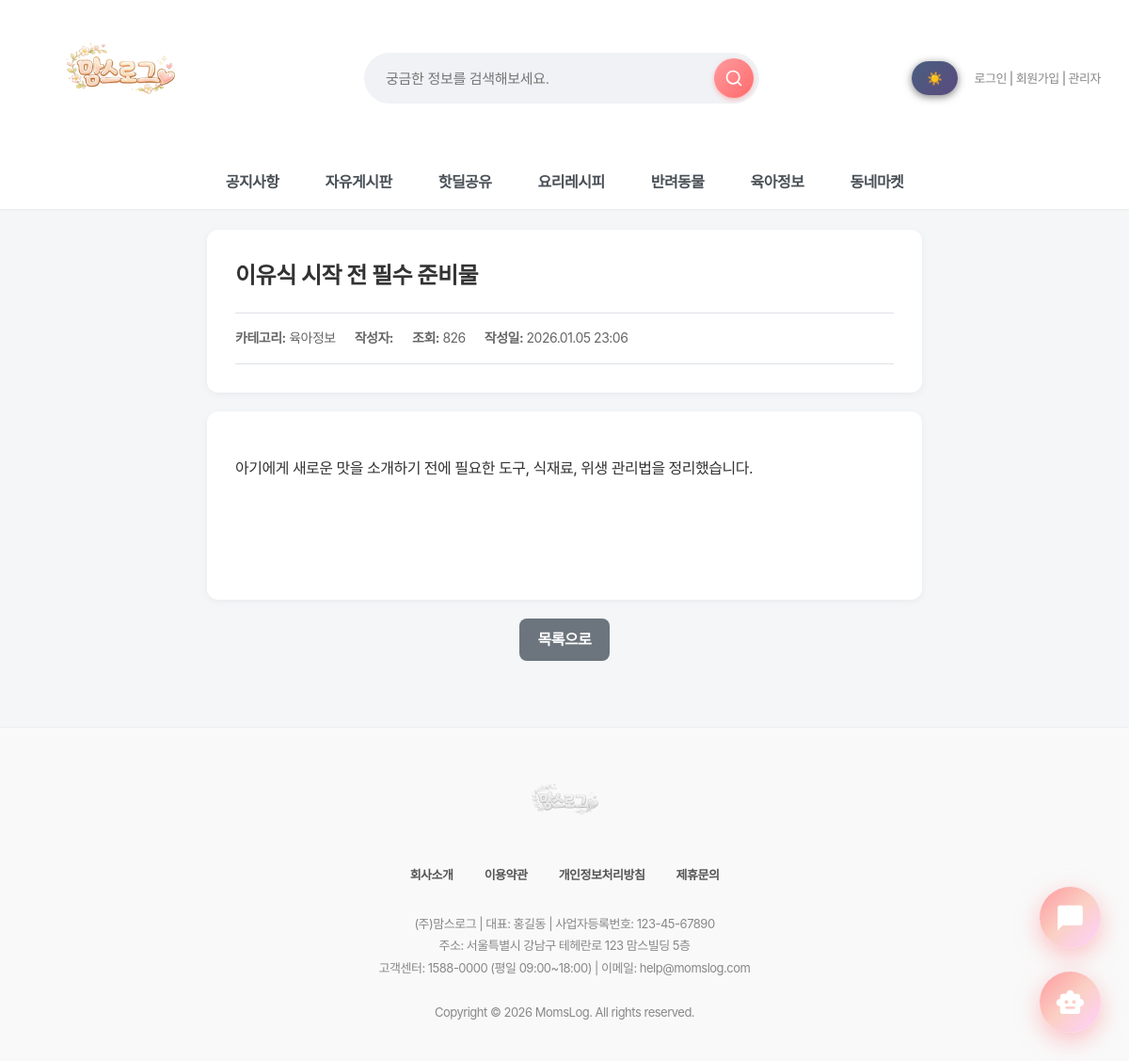
Page /board/parenting/20/ on the committed database.
### board/models.py (models this page shows, shortened)
class ParentingInfo(models.Model):
    CATEGORY_CHOICES = [
        ('all', '전체보기'),
        ('development', '월령별 발달'),
        ('sleep', '수면교육'),
        ('discipline', '훈육 노하우'),
    ]
    REGION_CHOICES = [
        ('seoul', '서울시'),
        ('gyeonggi', '경기도'),
        ('incheon', '인천시'),
        ('daejeon', '대전시'),
        ('daegu', '대구시'),
        ('busan', '부산시'),
        ('gwangju', '광주시'),
        ('ulsan', '울산시'),
        ('sejong', '세종시'),
        ('other', '기타'),
    ]
    title = models.CharField(max_length=200, verbose_name="제목")
    content = models.TextField(verbose_name="내용")
    category = models.CharField(max_length=15, choices=CATEGORY_CHOICES, default='all', verbose_name="카테고리")
    author = models.ForeignKey(settings.AUTH_USER_MODEL, on_delete=models.CASCADE, verbose_name="작성자")
    created_at = models.DateTimeField(auto_now_add=True, verbose_name="작성일")
    views = models.IntegerField(default=0, verbose_name="조회수")
    month_age = models.IntegerField(null=True, blank=True, verbose_name="월령(개월)")
    physical_score = models.IntegerField(null=True, blank=True, verbose_name="신체발달(0-100)")
    cognitive_score = models.IntegerField(null=True, blank=True, verbose_name="인지발달(0-100)")
    language_score = models.IntegerField(null=True, blank=True, verbose_name="언어발달(0-100)")
    social_score = models.IntegerField(null=True, blank=True, verbose_name="사회성발달(0-100)")
    height = models.DecimalField(max_digits=5, decimal_places=1, null=True, blank=True, verbose_name="키(cm)")
    weight = models.DecimalField(max_digits=5, decimal_places=1, null=True, blank=True, verbose_name="몸무게(kg)")
    region = models.CharField(max_length=20, choices=REGION_CHOICES, null=True, blank=True, verbose_name="지역")
    district = models.CharField(max_length=50, null=True, blank=True, verbose_name="구/군")
    dong = models.CharField(max_length=50, null=True, blank=True, verbose_name="동/읍/면")
    latitude = models.DecimalField(max_digits=9, decimal_places=6, null=True, blank=True, verbose_name="위도")
    longitude = models.DecimalField(max_digits=9, decimal_places=6, null=True, blank=True, verbose_name="경도")
    comment_count = models.IntegerField(default=0, verbose_name="댓글수")
    bookmark_count = models.IntegerField(default=0, verbose_name="저장수")
    popularity_score = models.FloatField(default=0, verbose_name="인기도 점수")
    is_pinned = models.BooleanField(default=False, verbose_name="운영진 고정")
    pinned_at = models.DateTimeField(null=True, blank=True, verbose_name="고정 시간")
    class Meta:
        verbose_name = '육아정보'
        verbose_name_plural = '육아정보'
        ordering = ['-created_at']
        indexes = [
            models.Index(fields=['-is_pinned', '-popularity_score', '-created_at']),
            models.Index(fields=['region', '-popularity_score']),
        ]

### board/views.py (the view)
# urls.py: path('parenting/<int:pk>/', views.parenting_detail, name='parenting_detail'),  # 상세보기
def parenting_detail(request, pk):
    from .models import ParentingInfo
    post = get_object_or_404(ParentingInfo, pk=pk)
    post.views += 1
    post.save()
    return render(request, 'board/parenting_detail.html', {'post': post})

### quests/context_processors.py (called while the page is built, shortened)
def today_quest(request):
    if not request.user.is_authenticated:
        return {
            "today_quest": None,
            "grade_progress": None,
        }

### board/templates/board/parenting_detail.html (shortened to what this page needs)
{% extends 'base.html' %}
{% load static %}
{% block content %}
<div class="parenting-detail-container">
    <div class="detail-header">
        <div class="detail-title">{{ post.title }}</div>
        <div class="detail-meta">
            <span><strong>카테고리:</strong> {{ post.get_category_display }}</span>
            <span><strong>작성자:</strong> {{ post.author.nickname }}</span>
            <span><strong>조회:</strong> {{ post.views }}</span>
            <span><strong>작성일:</strong> {{ post.created_at|date:"Y.m.d H:i" }}</span>
        </div>
    </div>
    <div class="detail-content">
        {{ post.content|linebreaks }}
    </div>
    <div class="detail-actions">
        <a href="{% url 'board:parenting_list' %}" class="btn btn-list">목록으로</a>
    </div>
</div>
{% endblock %}

### static/css/style.css (style rules this page uses)
body { font-family: "Pretendard Variable", "Pretendard", -apple-system, BlinkMacSystemFont, system-ui, Roboto, "Helvetica Neue", "Segoe UI", "Apple SD Gothic Neo", "Noto Sans KR", "Malgun Gothic", "Apple Color Emoji", "Segoe UI Emoji", "Segoe UI Symbol", sans-serif; margin: 0; padding: 0; background-color: #f4f6f8; color: #333; line-height: 1.6; letter-spacing: -0.5px; -webkit-font-smoothing: antialiased; -moz-osx-font-smoothing: grayscale; }
a { text-decoration: none; color: inherit; transition: all 0.3s ease; }

### static/css/mobile.css (style rules this page uses)
* { box-sizing: border-box; }

### static/css/darkmode.css (style rules this page uses)
body, header, .main-nav, .card, input, textarea, select, button, table { transition: background-color 0.3s ease, color 0.3s ease, border-color 0.3s ease; }

### static/css/chatbot.css (style rules this page uses)
:root { --primary-gradient: linear-gradient(135deg, #FF9A9E 0%, #FAD0C4 50%, #FFD1FF 100%); --glass-bg: rgba(255, 255, 255, 0.85); --glass-border: 1px solid rgba(255, 255, 255, 0.5); --shadow-xl: 0 20px 40px rgba(0, 0, 0, 0.1), 0 10px 20px rgba(0, 0, 0, 0.05); --text-dark: #2d3436; }
body { font-family: 'Pretendard', sans-serif; }

### main/templates/base.html (style rules this page uses)
* { font-family: "Pretendard", -apple-system, BlinkMacSystemFont, system-ui, Roboto, "Helvetica Neue", "Segoe UI", "Apple SD Gothic Neo", "Noto Sans KR", "Malgun Gothic", "Apple Color Emoji", "Segoe UI Emoji", "Segoe UI Symbol", sans-serif; }

### board/templates/board/parenting_detail.html (style rules this page uses)
.parenting-detail-container { max-width: 800px; margin: 0 auto; padding: 20px; }
.detail-header { background: white; padding: 30px; border-radius: 12px; box-shadow: 0 2px 8px rgba(0,0,0,0.05); margin-bottom: 20px; }
.detail-title { font-size: 24px; font-weight: bold; margin-bottom: 20px; color: #333; }
.detail-meta { display: flex; gap: 20px; padding: 15px 0; border-top: 1px solid #dee2e6; border-bottom: 1px solid #dee2e6; font-size: 14px; color: #666; }
.detail-content { background: white; padding: 30px; border-radius: 12px; box-shadow: 0 2px 8px rgba(0,0,0,0.05); margin-bottom: 20px; min-height: 200px; line-height: 1.8; }
.detail-actions { display: flex; gap: 10px; justify-content: center; margin-top: 20px; }
.btn { padding: 10px 20px; border: none; border-radius: 8px; cursor: pointer; font-weight: bold; text-decoration: none; display: inline-block; }
.btn-list { background: #6c757d; color: white; }

### rows in the picture
ParentingInfo: title "이유식 시작 전 필수 준비물", category "육아정보", views "826", created_at "2026.01.05 23:06", content "아기에게 새로운 맛을 소개하기 전에 필요한 도구, 식재료, 위생 관리법을 정리했습니다."
